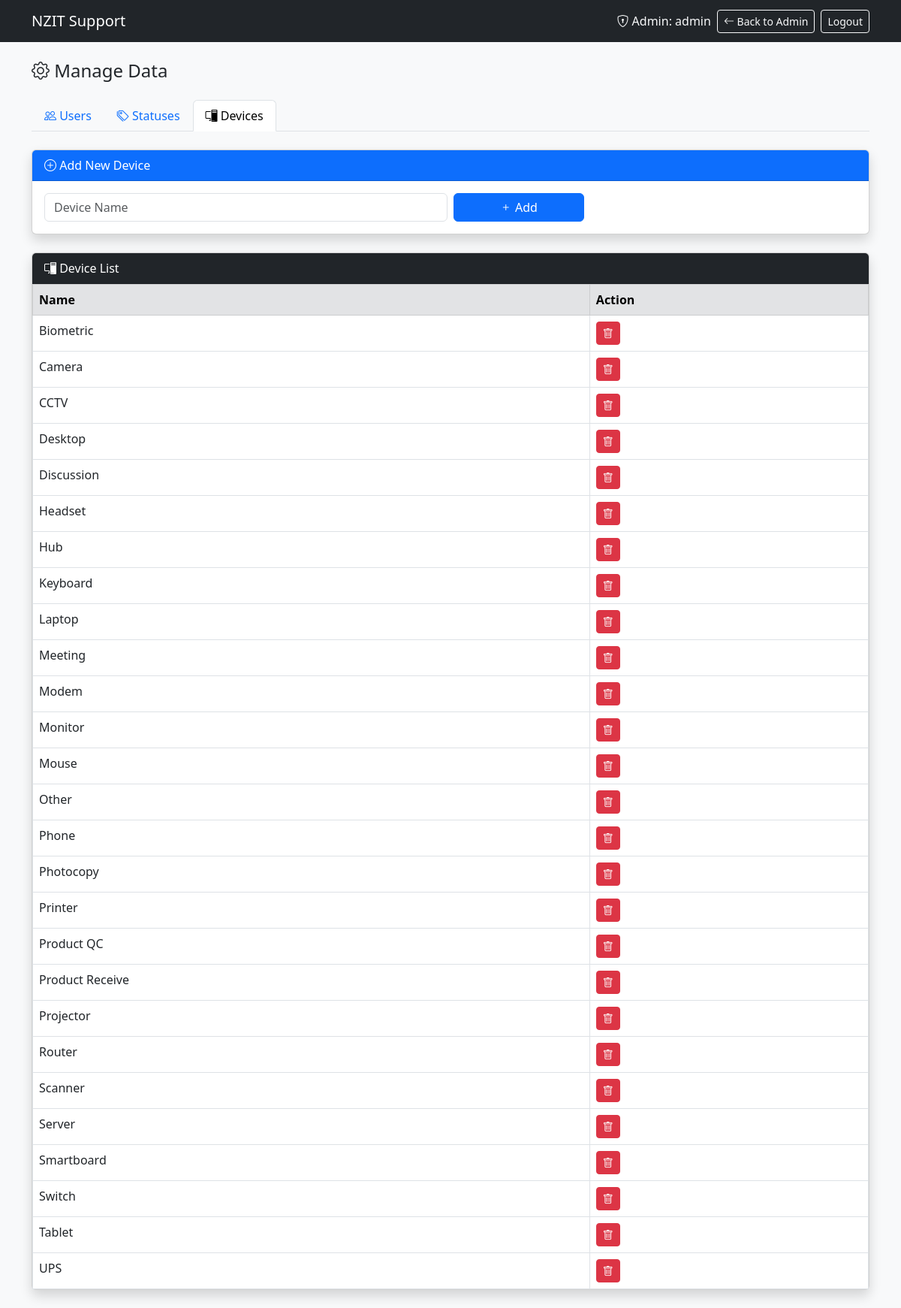
The app's page /manage.php?tab=devices (signed in) with its own data.
### tables this page shows
CREATE TABLE `devices` (
  `id` int(11) NOT NULL AUTO_INCREMENT,
  `name` varchar(100) NOT NULL,
  PRIMARY KEY (`id`),
  UNIQUE KEY `name` (`name`)
);

### manage.php (the view, shortened to what this page needs)
<?php
require_once 'config.php';
$tab = $_GET['tab'] ?? 'users';
$devices = $conn->query("SELECT * FROM devices ORDER BY name");
$users = $conn->query("SELECT * FROM user_registry ORDER BY name");
?>
<!DOCTYPE html>
<html lang="en">
<head>
    <link href="https://cdn.jsdelivr.net/npm/bootstrap@5.3.0/dist/css/bootstrap.min.css" rel="stylesheet">
    <link href="https://cdn.jsdelivr.net/npm/bootstrap-icons@1.11.0/font/bootstrap-icons.css" rel="stylesheet">
</head>
<body class="bg-light">
    <nav class="navbar navbar-expand-lg navbar-dark bg-dark">
        <div class="container">
            <a class="navbar-brand" href="index.php">NZIT Support</a>
            <div class="d-flex align-items-center gap-2">
                <span class="text-light">
                    <i class="bi bi-shield-lock"></i> Admin: <?= htmlspecialchars($_SESSION['username']) ?>
                </span>
                <a href="admin.php" class="btn btn-outline-light btn-sm">
                    <i class="bi bi-arrow-left"></i> Back to Admin
                </a>
                <a href="logout.php" class="btn btn-outline-light btn-sm">Logout</a>
            </div>
        </div>
    </nav>
    <div class="container py-4">
        <h4 class="mb-4"><i class="bi bi-gear"></i> Manage Data</h4>
        <ul class="nav nav-tabs mb-4">
            <li class="nav-item">
                <a class="nav-link <?= $tab === 'users' ? 'active' : '' ?>" href="?tab=users">
                    <i class="bi bi-people"></i> Users
                </a>
            </li>
            <li class="nav-item">
                <a class="nav-link <?= $tab === 'statuses' ? 'active' : '' ?>" href="?tab=statuses">
                    <i class="bi bi-tags"></i> Statuses
                </a>
            </li>
            <li class="nav-item">
                <a class="nav-link <?= $tab === 'devices' ? 'active' : '' ?>" href="?tab=devices">
                    <i class="bi bi-pc-display"></i> Devices
                </a>
            </li>
        </ul>
        <?php if ($tab === 'users'): ?>
        <div class="card shadow mb-4">
            <div class="card-header bg-primary text-white">
                <i class="bi bi-person-plus"></i> Add New User
            </div>
            <div class="card-body">
                <form method="post" class="row g-2">
                    <div class="col-md-2">
                        <input type="text" name="oid" class="form-control" placeholder="OID" required>
                    </div>
                    <div class="col-md-3">
                        <input type="text" name="name" class="form-control" placeholder="Full Name" required>
                    </div>
                    <div class="col-md-3">
                        <input type="text" name="designation" class="form-control" placeholder="Designation">
                    </div>
                    <div class="col-md-2">
                        <input type="text" name="department" class="form-control" placeholder="Department">
                    </div>
                    <div class="col-md-1">
                        <input type="text" name="phone" class="form-control" placeholder="Phone">
                    </div>
                    <div class="col-md-1">
                        <button type="submit" name="add_user_registry" class="btn btn-primary w-100">
                            <i class="bi bi-plus"></i>
                        </button>
                    </div>
                </form>
            </div>
        </div>
        <div class="card shadow mb-4">
            <div class="card-header bg-success text-white">
                <i class="bi bi-file-earmark-excel"></i> Import Users from Excel/CSV
            </div>
            <div class="card-body">
                <form method="post" enctype="multipart/form-data" class="row g-2">
                    <div class="col-md-6">
                        <input type="file" name="user_excel" class="form-control" accept=".xlsx,.csv" required>
                    </div>
                    <div class="col-md-2">
                        <button type="submit" name="import_users" class="btn btn-success">
                            <i class="bi bi-upload"></i> Import
                        </button>
                    </div>
                </form>
                <small class="text-muted">Format: OID, Name, Designation, Department, Phone (header row required)</small>
            </div>
        </div>
        <div class="card shadow">
            <div class="card-header bg-dark text-white">
                <i class="bi bi-people"></i> User Registry
            </div>
            <div class="card-body p-0">
                <div class="table-responsive">
                    <table class="table table-bordered mb-0">
                        <thead class="table-secondary">
                            <tr><th>OID</th><th>Name</th><th>Designation</th><th>Department</th><th>Phone</th><th>Action</th></tr>
                        </thead>
                        <tbody>
                            <?php if ($users && $users->num_rows > 0): ?>
                                <?php while ($u = $users->fetch_assoc()): ?>
                                <tr>
                                    <td><code><?= htmlspecialchars($u['oid']) ?></code></td>
                                    <td><?= htmlspecialchars($u['name']) ?></td>
                                    <td><?= htmlspecialchars($u['designation'] ?: '-') ?></td>
                                    <td><?= htmlspecialchars($u['department'] ?: '-') ?></td>
                                    <td><?= htmlspecialchars($u['phone'] ?: '-') ?></td>
                                    <td>
                                        <form method="post" onsubmit="return confirm('Delete this user?')">
                                            <input type="hidden" name="id" value="<?= $u['id'] ?>">
                                            <button type="submit" name="delete_user_registry" class="btn btn-danger btn-sm">
                                                <i class="bi bi-trash"></i>
                                            </button>
                                        </form>
                                    </td>
                                </tr>
                                <?php endwhile; ?>
                            <?php else: ?>
                                <tr><td colspan="6" class="text-center text-muted py-3">No users found.</td></tr>
                            <?php endif; ?>
                        </tbody>
                    </table>
                </div>
            </div>
        </div>
        <?php elseif ($tab === 'devices'): ?>
        <div class="card shadow mb-4">
            <div class="card-header bg-primary text-white">
                <i class="bi bi-plus-circle"></i> Add New Device
            </div>
            <div class="card-body">
                <form method="post" class="row g-2">
                    <div class="col-md-6">
                        <input type="text" name="name" class="form-control" placeholder="Device Name" required>
                    </div>
                    <div class="col-md-2">
                        <button type="submit" name="add_device" class="btn btn-primary w-100">
                            <i class="bi bi-plus"></i> Add
                        </button>
                    </div>
                </form>
            </div>
        </div>
        <div class="card shadow">
            <div class="card-header bg-dark text-white">
                <i class="bi bi-pc-display"></i> Device List
            </div>
            <div class="card-body p-0">
                <div class="table-responsive">
                    <table class="table table-bordered mb-0">
                        <thead class="table-secondary">
                            <tr><th>Name</th><th>Action</th></tr>
                        </thead>
                        <tbody>
                            <?php if ($devices && $devices->num_rows > 0): ?>
                                <?php while ($d = $devices->fetch_assoc()): ?>
                                <tr>
                                    <td><?= htmlspecialchars($d['name']) ?></td>
                                    <td>
                                        <form method="post" onsubmit="return confirm('Delete device <?= htmlspecialchars($d['name']) ?>?')">
                                            <button type="submit" name="delete_device" class="btn btn-danger btn-sm">
                                                <i class="bi bi-trash"></i>
                                            </button>
                                        </form>
                                    </td>
                                </tr>
                                <?php endwhile; ?>
                            <?php else: ?>
                                <tr><td colspan="2" class="text-center text-muted py-3">No devices found.</td></tr>
                            <?php endif; ?>
                        </tbody>
                    </table>
                </div>
            </div>
        </div>
        <?php endif; ?>
    </div>
</body>
</html>

### records on screen
devices: name "Biometric"
devices: name "Camera"
devices: name "CCTV"
devices: name "Desktop"
devices: name "Discussion"
devices: name "Headset"
devices: name "Hub"
devices: name "Keyboard"
devices: name "Laptop"
devices: name "Meeting"
devices: name "Modem"
devices: name "Monitor"
devices: name "Mouse"
devices: name "Other"
devices: name "Phone"
devices: name "Photocopy"
devices: name "Printer"
devices: name "Product QC"
devices: name "Product Receive"
devices: name "Projector"
devices: name "Router"
devices: name "Scanner"
devices: name "Server"
devices: name "Smartboard"
devices: name "Switch"
devices: name "Tablet"
devices: name "UPS"

### other values on screen
$_SESSION['username'] "admin"
